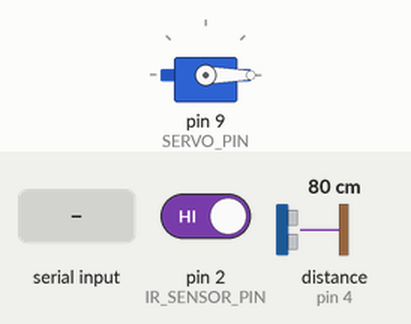
Bench run of a sketch on a simulated Arduino Uno, built with avr-gcc and run on an emulated ATmega328P. Parts: servo. Wiring (inferred from the names in the program): ultrasonic range finder: trigger pin 3; echo pin 4. The test bench sets the inputs (shaded band); at power-on: pin 2 (IR_SENSOR_PIN) HIGH, distance to the obstacle (sensor on pin 4) 80 cm. The echo pulse lasts 58.3 µs per cm; what the sketch prints to the serial monitor is not drawn.

Above: at 1.2 s.
1.3 s: "DO_FED\n" received over Serial
At 2.1 s:
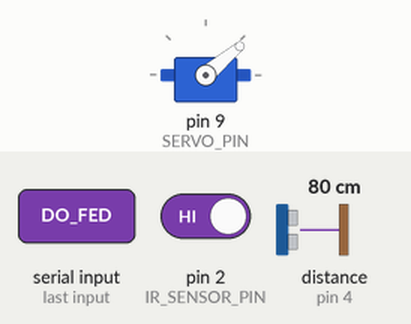
3.8 s: "AUTO_ON\n" received over Serial
5.3 s: "AUTO_OFF\n" received over Serial
Timing chart, 0 to 8.3 s (numbered marks = the images above; inputs shaded):
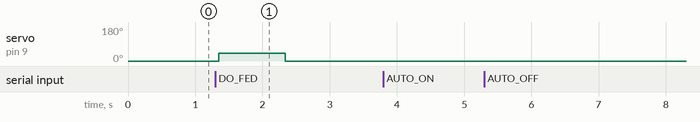

The sketch:

arduino-freertos.ino
```cpp
#include <Arduino_FreeRTOS.h>
#include <Servo.h>
#include <semphr.h>

#define SERVO_PIN 9
#define IR_SENSOR_PIN 2
#define TRIG_PIN 3
#define ECHO_PIN 4

Servo myServo;
int distance = 0;
bool isAutoMode = true;
unsigned long lastServoTime = 0;
const int waitTime = 15000;

void TaskControl(void *pvParameters);
void TaskSensor(void *pvParameters);

void setup() {
  Serial.begin(9600);

  myServo.attach(SERVO_PIN);
  myServo.write(0);

  pinMode(IR_SENSOR_PIN, INPUT);
  pinMode(TRIG_PIN, OUTPUT);
  pinMode(ECHO_PIN, INPUT);

  xTaskCreate(TaskControl, "Control", 128, NULL, 2, NULL);
  xTaskCreate(TaskSensor, "Sensor", 128, NULL, 1, NULL);
}

void loop() {}

void TaskControl(void *pvParameters) {
  (void) pvParameters;

  for (;;) {
    if (Serial.available()) {
      String cmd = Serial.readStringUntil('\n');
      cmd.trim();

      if (cmd == "DO_FED") {
        openServo();
      } else if (cmd == "AUTO_ON") {
        isAutoMode = true;
        Serial.println("MODE:AUTO_ON");
      } else if (cmd == "AUTO_OFF") {
        isAutoMode = false;
        Serial.println("MODE:AUTO_OFF");
      }
    }

    if (isAutoMode && digitalRead(IR_SENSOR_PIN) == LOW) {
      if (millis() - lastServoTime > waitTime) {
        openServo();
      }
    }

    vTaskDelay(100 / portTICK_PERIOD_MS);
  }
}

void TaskSensor(void *pvParameters) {
  (void) pvParameters;

  for (;;) {
    digitalWrite(TRIG_PIN, LOW); delayMicroseconds(2);
    digitalWrite(TRIG_PIN, HIGH); delayMicroseconds(10);
    digitalWrite(TRIG_PIN, LOW);

    long duration = pulseIn(ECHO_PIN, HIGH);
    distance = duration * 0.034 / 2;

    Serial.print("DIST:");
    Serial.println(distance);

    vTaskDelay(5000 / portTICK_PERIOD_MS);
  }
}

void openServo() {
  myServo.write(40);
  vTaskDelay(1000 / portTICK_PERIOD_MS);
  myServo.write(0);
  lastServoTime = millis();
  Serial.println("REPORT:FED_DONE");
}
```

Measured:
- after the input at 1.3 s, servo on pin 9 (SERVO_PIN): 0° → 40° after 0.05 s, → 0° 0.99 s later
- after the input at 3.8 s, every drawn part: stays the same
- after the input at 5.3 s, every drawn part: stays the same
